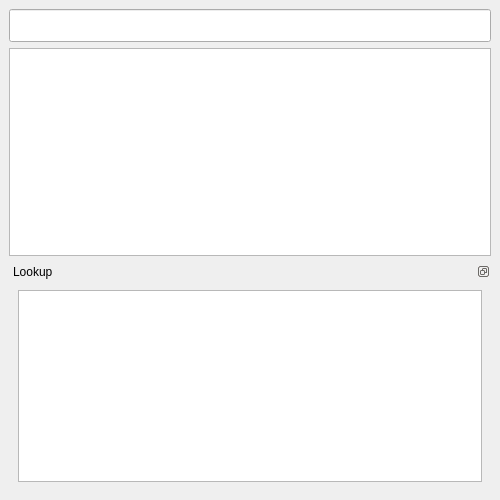
<?xml version="1.0" encoding="UTF-8"?>
<ui version="4.0">
 <class>DictionaryWidget</class>
 <widget class="QDockWidget" name="DictionaryWidget">
  <property name="geometry">
   <rect>
    <x>0</x>
    <y>0</y>
    <width>500</width>
    <height>500</height>
   </rect>
  </property>
  <property name="sizePolicy">
   <sizepolicy hsizetype="Preferred" vsizetype="Preferred">
    <horstretch>0</horstretch>
    <verstretch>0</verstretch>
   </sizepolicy>
  </property>
  <property name="minimumSize">
   <size>
    <width>420</width>
    <height>400</height>
   </size>
  </property>
  <property name="features">
   <set>QDockWidget::DockWidgetFloatable|QDockWidget::DockWidgetMovable</set>
  </property>
  <property name="allowedAreas">
   <set>Qt::AllDockWidgetAreas</set>
  </property>
  <property name="windowTitle">
   <string>Dictionary</string>
  </property>
  <widget class="QWidget" name="dockWidgetContents">
   <layout class="QVBoxLayout" name="verticalLayout_2">
    <item>
     <widget class="QLineEdit" name="searchBox">
      <property name="font">
       <font>
        <pointsize>16</pointsize>
       </font>
      </property>
     </widget>
    </item>
    <item>
     <layout class="QVBoxLayout" name="verticalLayout">
      <item>
       <widget class="QTableView" name="searchResults">
        <property name="minimumSize">
         <size>
          <width>300</width>
          <height>200</height>
         </size>
        </property>
        <property name="autoScroll">
         <bool>false</bool>
        </property>
        <property name="selectionMode">
         <enum>QAbstractItemView::SingleSelection</enum>
        </property>
        <property name="selectionBehavior">
         <enum>QAbstractItemView::SelectRows</enum>
        </property>
        <property name="sortingEnabled">
         <bool>true</bool>
        </property>
        <attribute name="verticalHeaderVisible">
         <bool>false</bool>
        </attribute>
        <attribute name="verticalHeaderDefaultSectionSize">
         <number>20</number>
        </attribute>
        <attribute name="verticalHeaderMinimumSectionSize">
         <number>10</number>
        </attribute>
       </widget>
      </item>
      <item>
       <widget class="QDockWidget" name="dockWidget">
        <property name="features">
         <set>QDockWidget::DockWidgetFloatable|QDockWidget::DockWidgetMovable</set>
        </property>
        <property name="allowedAreas">
         <set>Qt::BottomDockWidgetArea</set>
        </property>
        <property name="windowTitle">
         <string>Lookup</string>
        </property>
        <widget class="QWidget" name="dockWidgetContents_2">
         <layout class="QVBoxLayout" name="verticalLayout_3">
          <item>
           <widget class="QTextBrowser" name="wordDetails">
            <property name="font">
             <font>
              <pointsize>12</pointsize>
             </font>
            </property>
           </widget>
          </item>
         </layout>
        </widget>
       </widget>
      </item>
     </layout>
    </item>
   </layout>
  </widget>
 </widget>
 <resources/>
 <connections/>
</ui>
